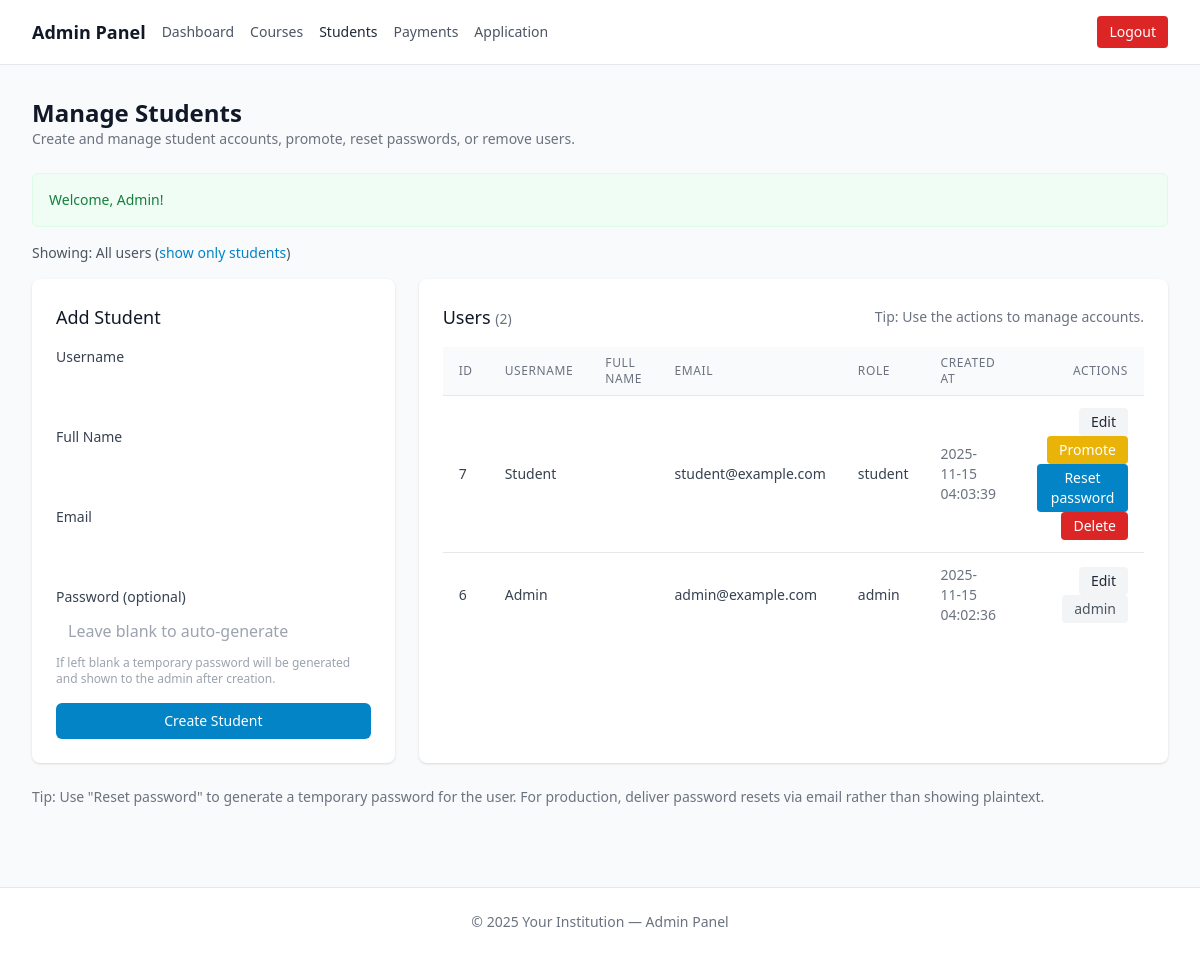
Screenshot of /admin/manage_students.php?filter=all (signed in) with the database file from the repository.
### tables this page shows
CREATE TABLE `users` (
  `id` int(11) NOT NULL,
  `username` varchar(50) NOT NULL,
  `password` varchar(255) NOT NULL,
  `first_name` varchar(100) DEFAULT NULL,
  `middle_name` varchar(100) DEFAULT NULL,
  `last_name` varchar(100) DEFAULT NULL,
  `email` varchar(255) NOT NULL,
  `role` enum('student','admin') NOT NULL DEFAULT 'student',
  `created_at` datetime NOT NULL DEFAULT current_timestamp()
);

### admin/manage_students.php (the view, shortened to what this page needs)
<?php
require_once __DIR__ . '/../includes/db_connect.php';
function get_flash() {
    if (!empty($_SESSION['flash'])) {
        $m = $_SESSION['flash'];
        return $m;
    }
    return '';
}
$csrf_token = $_SESSION['csrf_token'];
$info_msg = get_flash();
$filter = $_GET['filter'] ?? 'students';
if ($filter === 'all') {
    $stmt = $pdo->query("SELECT * FROM users ORDER BY created_at DESC");
    $users = $stmt->fetchAll(PDO::FETCH_ASSOC);
} else {
    $stmt = $pdo->prepare("SELECT * FROM users WHERE role = 'student' ORDER BY created_at DESC");
    $stmt->execute();
    $users = $stmt->fetchAll(PDO::FETCH_ASSOC);
}
$edit_user = null;
?>
<!doctype html>
<html lang="en">
<head>
    <script src="https://cdn.tailwindcss.com"></script>
</head>
<body class="min-h-screen bg-gray-50 text-gray-800">
  <nav class="bg-white border-b">
    <div class="max-w-7xl mx-auto px-4 sm:px-6 lg:px-8">
      <div class="flex items-center justify-between h-16">
        <div class="flex items-center space-x-4">
          <a href="dashboard.php" class="text-lg font-semibold text-gray-900">Admin Panel</a>
          <a href="dashboard.php" class="text-sm text-gray-600 hover:text-gray-900">Dashboard</a>
          <a href="manage_courses.php" class="text-sm text-gray-600 hover:text-gray-900">Courses</a>
          <a href="manage_students.php" class="text-sm text-brand-600 font-medium">Students</a>
          <a href="manage_payments.php" class="text-sm text-gray-600 hover:text-gray-900">Payments</a>
          <a href="manage_applications.php" class="text-sm text-gray-600 hover:text-gray-900">Application</a>
        </div>
        <div class="flex items-center space-x-3">
          <a href="../public/logout.php" class="inline-flex items-center px-3 py-1.5 bg-red-600 text-white text-sm rounded hover:bg-red-700">Logout</a>
        </div>
      </div>
    </div>
  </nav>
  <main class="max-w-7xl mx-auto px-4 sm:px-6 lg:px-8 py-8">
    <div class="mb-6">
      <h1 class="text-2xl font-semibold text-gray-900">Manage Students</h1>
      <p class="text-sm text-gray-500">Create and manage student accounts, promote, reset passwords, or remove users.</p>
    </div>
    <?php if ($info_msg): ?>
      <div class="mb-4">
        <div class="rounded-md bg-green-50 p-4 border border-green-100">
          <p class="text-sm text-green-700"><?= htmlspecialchars($info_msg) ?></p>
        </div>
      </div>
    <?php endif; ?>
    <div class="flex items-center justify-between mb-4">
      <p class="text-sm text-gray-600">Showing:
        <?php if ($filter === 'all'): ?>
          All users (<a href="manage_students.php?filter=students" class="text-sky-600 hover:underline">show only students</a>)
        <?php else: ?>
          Students only (<a href="manage_students.php?filter=all" class="text-sky-600 hover:underline">show all users</a>)
        <?php endif; ?>
      </p>
    </div>
    <div class="grid grid-cols-1 lg:grid-cols-3 gap-6">
      <div class="lg:col-span-1 bg-white shadow rounded-lg p-6">
        <?php if ($edit_user): ?>
          <h2 class="text-lg font-medium text-gray-900 mb-4">Edit User</h2>
          <form method="post" class="space-y-4">
            <input type="hidden" name="csrf_token" value="<?= htmlspecialchars($csrf_token) ?>">
            <input type="hidden" name="action" value="update">
            <input type="hidden" name="id" value="<?= (int)$edit_user['id'] ?>">
            <div>
              <label class="block text-sm font-medium text-gray-700">Username</label>
              <input name="username" type="text" required value="<?= htmlspecialchars($edit_user['username']) ?>" class="mt-1 block w-full rounded-md border-gray-300 px-3 py-2" />
            </div>
            <div>
              <label class="block text-sm font-medium text-gray-700">Full Name</label>
              <input name="full_name" type="text" required value="<?= htmlspecialchars($edit_user['full_name']) ?>" class="mt-1 block w-full rounded-md border-gray-300 px-3 py-2" />
            </div>
            <div>
              <label class="block text-sm font-medium text-gray-700">Email</label>
              <input name="email" type="email" required value="<?= htmlspecialchars($edit_user['email']) ?>" class="mt-1 block w-full rounded-md border-gray-300 px-3 py-2" />
            </div>
            <div class="flex items-center gap-2">
              <button type="submit" class="inline-flex items-center px-4 py-2 bg-sky-600 text-white rounded-md text-sm hover:bg-sky-700">Update</button>
              <a href="manage_students.php" class="text-sm text-gray-600 hover:underline">Cancel</a>
            </div>
          </form>
        <?php else: ?>
          <h2 class="text-lg font-medium text-gray-900 mb-4">Add Student</h2>
          <form method="post" class="space-y-4">
            <div>
              <label class="block text-sm font-medium text-gray-700">Username</label>
              <input name="username" type="text" required class="mt-1 block w-full rounded-md border-gray-300 px-3 py-2" />
            </div>
            <div>
              <label class="block text-sm font-medium text-gray-700">Full Name</label>
              <input name="full_name" type="text" required class="mt-1 block w-full rounded-md border-gray-300 px-3 py-2" />
            </div>
            <div>
              <label class="block text-sm font-medium text-gray-700">Email</label>
              <input name="email" type="email" required class="mt-1 block w-full rounded-md border-gray-300 px-3 py-2" />
            </div>
            <div>
              <label class="block text-sm font-medium text-gray-700">Password (optional)</label>
              <input name="password" type="text" placeholder="Leave blank to auto-generate" class="mt-1 block w-full rounded-md border-gray-300 px-3 py-2" />
              <p class="text-xs text-gray-400 mt-1">If left blank a temporary password will be generated and shown to the admin after creation.</p>
            </div>
            <div>
              <button type="submit" class="w-full inline-flex justify-center items-center px-4 py-2 bg-sky-600 text-white rounded-md text-sm hover:bg-sky-700">Create Student</button>
            </div>
          </form>
        <?php endif; ?>
      </div>
      <div class="lg:col-span-2 bg-white shadow rounded-lg p-6 overflow-x-auto">
        <div class="flex items-center justify-between mb-4">
          <h2 class="text-lg font-medium text-gray-900">Users <span class="text-sm text-gray-500">(<?= count($users) ?>)</span></h2>
          <div class="text-sm text-gray-500">Tip: Use the actions to manage accounts.</div>
        </div>
        <?php if (count($users) === 0): ?>
          <div class="rounded bg-gray-50 p-6">
            <p class="text-sm text-gray-600">No users found.</p>
          </div>
        <?php else: ?>
          <table class="min-w-full divide-y divide-gray-200">
            <thead class="bg-gray-50">
              <tr>
                <th class="px-4 py-2 text-left text-xs font-medium text-gray-500 uppercase tracking-wider">ID</th>
                <th class="px-4 py-2 text-left text-xs font-medium text-gray-500 uppercase tracking-wider">Username</th>
                <th class="px-4 py-2 text-left text-xs font-medium text-gray-500 uppercase tracking-wider">Full name</th>
                <th class="px-4 py-2 text-left text-xs font-medium text-gray-500 uppercase tracking-wider">Email</th>
                <th class="px-4 py-2 text-left text-xs font-medium text-gray-500 uppercase tracking-wider">Role</th>
                <th class="px-4 py-2 text-left text-xs font-medium text-gray-500 uppercase tracking-wider">Created At</th>
                <th class="px-4 py-2 text-right text-xs font-medium text-gray-500 uppercase tracking-wider">Actions</th>
              </tr>
            </thead>
            <tbody class="bg-white divide-y divide-gray-200">
              <?php foreach ($users as $u): ?>
                <tr>
                  <td class="px-4 py-3 text-sm text-gray-700"><?= (int)$u['id'] ?></td>
                  <td class="px-4 py-3 text-sm text-gray-700"><?= htmlspecialchars($u['username']) ?></td>
                  <td class="px-4 py-3 text-sm text-gray-900"><?= htmlspecialchars($u['full_name']) ?></td>
                  <td class="px-4 py-3 text-sm text-gray-700"><?= htmlspecialchars($u['email']) ?></td>
                  <td class="px-4 py-3 text-sm text-gray-700"><?= htmlspecialchars($u['role']) ?></td>
                  <td class="px-4 py-3 text-sm text-gray-500"><?= htmlspecialchars($u['created_at']) ?></td>
                  <td class="px-4 py-3 text-sm text-right space-x-2">
                    <a href="manage_students.php?edit_id=<?= (int)$u['id'] ?>" class="inline-flex items-center px-3 py-1 text-sm rounded bg-gray-100 hover:bg-gray-200">Edit</a>
                    <?php if ($u['role'] !== 'admin'): ?>
                      <form method="post" class="inline-block">
                        <button type="submit" onclick="return confirm('Promote this user to admin?');" class="inline-flex px-3 py-1 text-sm rounded bg-yellow-500 text-white hover:bg-yellow-600">Promote</button>
                      </form>
                      <form method="post" class="inline-block">
                        <button type="submit" onclick="return confirm('Reset password for this user? A temporary password will be generated.');" class="inline-flex px-3 py-1 text-sm rounded bg-sky-600 text-white hover:bg-sky-700">Reset password</button>
                      </form>
                      <form method="post" class="inline-block" onsubmit="return confirm('Delete this user? This cannot be undone.');">
                        <button type="submit" class="inline-flex px-3 py-1 text-sm rounded bg-red-600 text-white hover:bg-red-700">Delete</button>
                      </form>
                    <?php else: ?>
                      <span class="inline-block px-3 py-1 text-sm rounded bg-gray-100 text-gray-600">admin</span>
                    <?php endif; ?>
                  </td>
                </tr>
              <?php endforeach; ?>
            </tbody>
          </table>
        <?php endif; ?>
      </div>
    </div>
    <div class="mt-6 text-sm text-gray-500">
      Tip: Use "Reset password" to generate a temporary password for the user. For production, deliver password resets via email rather than showing plaintext.
    </div>
  </main>
  <footer class="bg-white border-t mt-12">
    <div class="max-w-7xl mx-auto px-4 text-center sm:px-6 lg:px-8 py-6 text-sm text-gray-500">
      © <?= date('Y') ?> Your Institution — Admin Panel
    </div>
  </footer>
</body>
</html>

### rows the page displays
users: id "7", username "Student", email "student@example.com", role "student", created_at "2025-11-15 04:03:39"
users: id "6", username "Admin", email "admin@example.com", role "admin", created_at "2025-11-15 04:02:36"

### other values shown
$info_msg "Welcome, Admin!"
count($users) "2"
